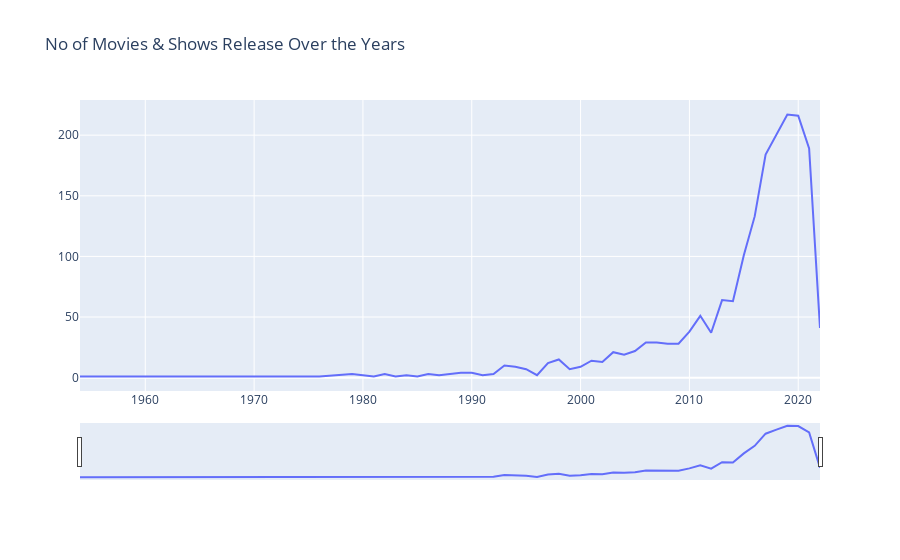

The code cell stored with this chart in its notebook:
### Code cell
fig = go.Figure()

fig.add_trace(
    go.Scatter(x=list(year.Year_of_ReleaseYear), y=list(year.counts)))

# Set title
fig.update_layout(
    title_text="No of Movies & Shows Release Over the Years"
)

# Add range slider
fig.update_layout(
    xaxis=dict(
        rangeselector=dict(
            buttons=list([])
        ),
        rangeslider=dict(
            visible=True
        ),
        type="date"
    )
)
fig.show()

### Figure 1 — Plotly figure (JSON) as saved in the notebook; plotly's stock layout.template omitted (floating-point values rounded to 4 significant figures)
{"data": [{"type": "scatter", "x": [1954, 1961, 1964, 1966, 1967, 1969, 1971, 1973, 1975, 1976, 1979, 1980, 1981, 1982, 1983, 1984, 1985, 1986, 1987, 1989, 1990, 1991, 1992, 1993, 1994, 1995, 1996, 1997, 1998, 1999, 2000, 2001, 2002, 2003, 2004, 2005, 2006, 2007, 2008, 2009, 2010, 2011, 2012, 2013, 2014, 2015, 2016, 2017, 2018, 2019, 2020, 2021, 2022], "y": [1, 1, 1, 1, 1, 1, 1, 1, 1, 1, 3, 2, 1, 3, 1, 2, 1, 3, 2, 4, 4, 2, 3, 10, 9, 7, 2, 12, 15, 7, 9, 14, 13, 21, 19, 22, 29, 29, 28, 28, 38, 51, 37, 64, 63, 101, 133, 184, 201, 217, 216, 189, 41]}], "layout": {"title": {"text": "No of Movies & Shows Release Over the Years"}, "xaxis": {"rangeslider": {"visible": true}, "type": "date"}}}
